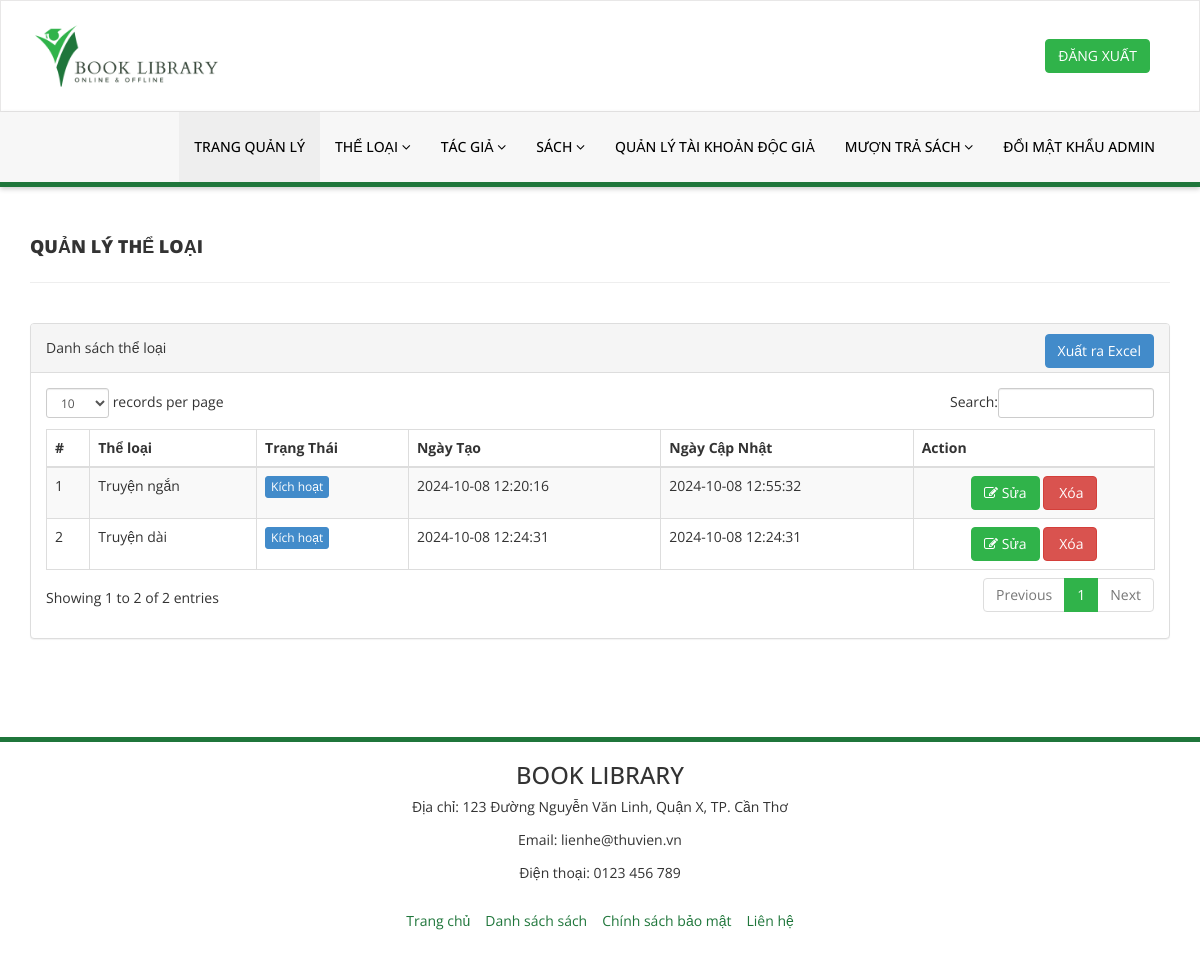
The app's page /admin/manage-categories.php (signed in) with its own data.
### tables this page shows
CREATE TABLE `theloai` (
  `id` int NOT NULL,
  `CategoryName` varchar(255) DEFAULT NULL,
  `Status` tinyint DEFAULT NULL,
  `CreationDate` timestamp NULL DEFAULT CURRENT_TIMESTAMP,
  `UpdationDate` timestamp NULL DEFAULT CURRENT_TIMESTAMP
);

### admin/manage-categories.php (the view, shortened to what this page needs)
<?php
include('includes/config.php');
if (strlen($_SESSION['alogin']) == 0) {
    header("location:../adminlogin.php");
    exit();
} else {
?>
    <!DOCTYPE html>
    <html xmlns="http://www.w3.org/1999/xhtml">
    <head>
        <link href="assets/css/bootstrap.css" rel="stylesheet" />
        <link href="assets/css/font-awesome.css" rel="stylesheet" />
        <link href="assets/js/dataTables/dataTables.bootstrap.css" rel="stylesheet" />
        <link href="assets/css/style.css" rel="stylesheet" />
    </head>
    <body>
        <?php include('includes/header.php'); ?>
        <div class="content-wrapper">
            <div class="container">
                <div class="row pad-botm">
                    <div class="col-md-12">
                        <h4 class="header-line">Quản Lý Thể Loại</h4>
                    </div>
                    <div class="row">
                    </div>
                </div>
                <div class="row">
                    <div class="col-md-12">
                        <div class="panel panel-default">
                            <div class="panel-heading">
                                Danh sách thể loại
                                <a style="margin-left: 10px; float: right;" href="export-categories.php" class="btn btn-success">Xuất ra Excel</a>
                            </div>
                            <div class="panel-body">
                                <div class="table-responsive">
                                    <table class="table table-striped table-bordered table-hover" id="dataTables-example">
                                        <thead>
                                            <tr>
                                                <th>#</th>
                                                <th>Thể loại</th>
                                                <th>Trạng Thái</th>
                                                <th>Ngày Tạo</th>
                                                <th>Ngày Cập Nhật</th>
                                                <th>Action</th>
                                            </tr>
                                        </thead>
                                        <tbody>
                                            <?php
                                            $sql = "SELECT * FROM theloai";
                                            $query = $dbh->prepare($sql);
                                            $query->execute();
                                            $results = $query->fetchAll(PDO::FETCH_OBJ);
                                            $cnt = 1;
                                            if ($query->rowCount() > 0) {
                                                foreach ($results as $result) { ?>
                                                    <tr class="odd gradeX">
                                                        <td class="center"><?php echo htmlentities($cnt); ?></td>
                                                        <td class="center"><?php echo htmlentities($result->CategoryName); ?></td>
                                                        <td class="center">
                                                            <?php if ($result->Status == 1) { ?>
                                                                <a href="#" class="btn btn-success btn-xs">Kích hoạt</a>
                                                            <?php } else { ?>
                                                                <a href="#" class="btn btn-danger btn-xs">Ẩn</a>
                                                            <?php } ?>
                                                        </td>
                                                        <td class="center"><?php echo htmlentities($result->CreationDate); ?></td>
                                                        <td class="center"><?php echo htmlentities($result->UpdationDate); ?></td>
                                                        <td class="center" style="vertical-align: middle;">
                                                            <div class=" btn-container" style="display: flex; justify-content: center; align-items: center; gap: 3px;">
                                                                <a href="edit-category.php?catid=<?php echo htmlentities($result->id); ?>" class="btn btn-primary"><i class="fa fa-edit"></i> Sửa</a>
                                                                <a href="manage-categories.php?del=<?php echo htmlentities($result->id); ?>" onclick="return confirm('Bạn đồng ý xóa thể loại?');" class="btn btn-danger"><i class="fa fa-trash"></i> Xóa</a>
                                                            </div>
                                                        </td>
                                                    </tr>
                                            <?php $cnt++;
                                                }
                                            } ?>
                                        </tbody>
                                    </table>
                                </div>
                            </div>
                        </div>
                    </div>
                </div>
            </div>
        </div>
        <?php include('includes/footer.php'); ?>
    </body>
    </html>
<?php } ?>

### admin/assets/css/style.css (style rules this page uses)
.content-wrapper { margin: 40px 0; min-height: 470px; }
.header-line { font-weight:900; padding-bottom:25px; border-bottom:1px solid #eeeeee; text-transform:uppercase; }
.pad-botm { padding-bottom:30px; }

### records on screen
theloai: CategoryName "Truyện ngắn", Status "Kích hoạt", CreationDate "2024-10-08 12:20:16", UpdationDate "2024-10-08 12:55:32"
theloai: CategoryName "Truyện dài", Status "Kích hoạt", CreationDate "2024-10-08 12:24:31", UpdationDate "2024-10-08 12:24:31"
